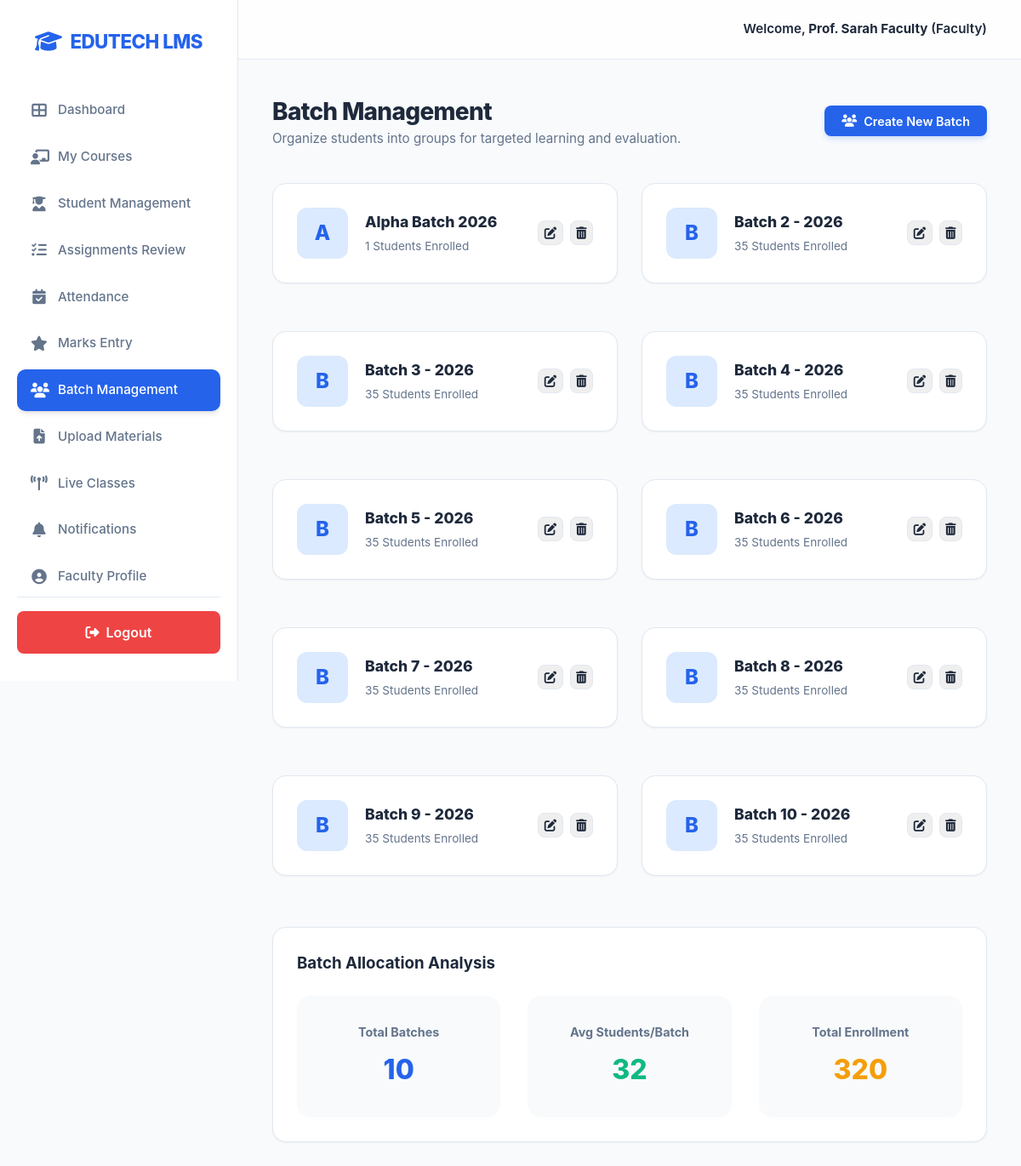
Screenshot of /faculty/batches (signed in) with the database file from the repository.
### tables this page shows
CREATE TABLE batches (
        id INTEGER PRIMARY KEY AUTOINCREMENT,
        name TEXT NOT NULL,
        faculty_id INTEGER,
        FOREIGN KEY (faculty_id) REFERENCES users (id)
    );

### app.py (the view)
@app.route('/faculty/batches')
@login_required(role='faculty')
def faculty_batches():
    conn = get_db()
    batches = conn.execute("""
        SELECT b.*, (SELECT COUNT(*) FROM students WHERE batch_id = b.id) as student_count
        FROM batches b WHERE b.faculty_id = ?
    """, (session['user_id'],)).fetchall()
    conn.close()
    return render_template('faculty_batches.html', batches=batches)

### app.py (called while the page is built)
def login_required(role=None):
    def wrapper(f):
        @wraps(f)
        def decorated_function(*args, **kwargs):
            if 'user_id' not in session:
                return redirect(url_for('login'))
            if role and session.get('role') != role:
                flash('Unauthorized access!', 'danger')
                return redirect(url_for('dashboard'))
            return f(*args, **kwargs)
        return decorated_function
    return wrapper

### database.py (called while the page is built)
def get_db():
    conn = sqlite3.connect(DB_NAME, check_same_thread=False)
    conn.row_factory = sqlite3.Row
    return conn

### templates/faculty_batches.html
{% extends "base.html" %}
{% block content %}
<div style="display: flex; justify-content: space-between; align-items: center; margin-bottom: 2.5rem;">
    <div>
        <h2 style="font-size: 1.75rem; font-weight: 800; color: var(--text-main); letter-spacing: -0.025em;">Batch Management</h2>
        <p style="color: var(--text-muted); font-size: 0.95rem;">Organize students into groups for targeted learning and evaluation.</p>
    </div>
    <button class="btn btn-primary">
        <i class="fas fa-users" style="margin-right: 8px;"></i> Create New Batch
    </button>
</div>
<div class="grid">
    {% for b in batches %}
    <div class="card" style="display: flex; align-items: center; gap: 20px;">
        <div style="width: 60px; height: 60px; border-radius: 12px; background: #DBEAFE; color: var(--primary-color); display: flex; align-items: center; justify-content: center; font-size: 1.5rem; font-weight: 800;">
            {{ b.name[0] }}
        </div>
        <div style="flex: 1;">
            <h4 style="font-size: 1.1rem; font-weight: 800; margin-bottom: 4px;">{{ b.name }}</h4>
            <p style="color: var(--text-muted); font-size: 0.85rem;">{{ b.student_count or 35 }} Students Enrolled</p>
        </div>
        <div style="display: flex; gap: 8px;">
            <button class="btn btn-outline" style="padding: 0.4rem; border: 1px solid var(--border-color); color: var(--text-main);"><i class="fas fa-edit"></i></button>
            <button class="btn btn-outline" style="padding: 0.4rem; border: 1px solid var(--border-color); color: var(--text-main);"><i class="fas fa-trash-alt"></i></button>
        </div>
    </div>
    {% endfor %}
</div>
<div class="card" style="margin-top: 2rem;">
    <h3 style="margin-bottom: 1.5rem;">Batch Allocation Analysis</h3>
    <div style="display: flex; gap: 2rem; align-items: center;">
        <div style="flex: 1; text-align: center; padding: 2rem; background: #F8FAFC; border-radius: 16px;">
            <h4 style="color: var(--text-muted); font-size: 0.9rem; margin-bottom: 10px;">Total Batches</h4>
            <p style="font-size: 2rem; font-weight: 800; color: var(--primary-color);">10</p>
        </div>
        <div style="flex: 1; text-align: center; padding: 2rem; background: #F8FAFC; border-radius: 16px;">
            <h4 style="color: var(--text-muted); font-size: 0.9rem; margin-bottom: 10px;">Avg Students/Batch</h4>
            <p style="font-size: 2rem; font-weight: 800; color: var(--success-color);">32</p>
        </div>
        <div style="flex: 1; text-align: center; padding: 2rem; background: #F8FAFC; border-radius: 16px;">
            <h4 style="color: var(--text-muted); font-size: 0.9rem; margin-bottom: 10px;">Total Enrollment</h4>
            <p style="font-size: 2rem; font-weight: 800; color: var(--accent-color);">320</p>
        </div>
    </div>
</div>
{% endblock %}

### static/css/style.css (style rules this page uses)
:root { --primary-color: #2563EB; --primary-light: #60A5FA; --primary-dark: #1E40AF; --bg-color: #F8FAFC; --card-bg: #FFFFFF; --text-main: #1E293B; --text-muted: #64748B; --border-color: #E2E8F0; --success-color: #10B981; --danger-color: #EF4444; --accent-color: #F59E0B; --shadow-sm: 0 1px 2px 0 rgba(0, 0, 0, 0.05); --shadow: 0 4px 6px -1px rgba(0, 0, 0, 0.1), 0 2px 4px -1px rgba(0, 0, 0, 0.06); --shadow-md: 0 10px 15px -3px rgba(0, 0, 0, 0.1), 0 4px 6px -2px rgba(0, 0, 0, 0.05); }
* { box-sizing: border-box; margin: 0; padding: 0; font-family: 'Inter', 'Segoe UI', system-ui, -apple-system, sans-serif; }
body { background-color: var(--bg-color); color: var(--text-main); display: flex; min-height: 100vh; line-height: 1.5; }
.btn { padding: 0.6rem 1.25rem; border: none; border-radius: 8px; cursor: pointer; font-weight: 600; text-decoration: none; display: inline-flex; align-items: center; justify-content: center; transition: all 0.2s ease; font-size: 0.9rem; }
.btn-primary { background-color: var(--primary-color); color: white; box-shadow: 0 4px 6px -1px rgba(37, 99, 235, 0.2); }
.card { background: var(--card-bg); border-radius: 16px; padding: 1.75rem; box-shadow: var(--shadow-sm); border: 1px solid var(--border-color); margin-bottom: 1.75rem; transition: all 0.3s ease; }
.grid { display: grid; grid-template-columns: repeat(auto-fill, minmax(320px, 1fr)); gap: 1.75rem; }

### rows the page displays
batches: name "A", name "Alpha Batch 2026", id "1"
batches: name "B", name "Batch 2 - 2026", student_count "35"
batches: name "B", name "Batch 3 - 2026", student_count "35"
batches: name "B", name "Batch 4 - 2026", student_count "35"
batches: name "B", name "Batch 5 - 2026", student_count "35"
batches: name "B", name "Batch 6 - 2026", student_count "35"
batches: name "B", name "Batch 7 - 2026", student_count "35"
batches: name "B", name "Batch 8 - 2026", student_count "35"
batches: name "B", name "Batch 9 - 2026", student_count "35"
batches: name "B", name "Batch 10 - 2026", student_count "35"

### other values shown
{{ session.get('name') }} "Prof. Sarah Faculty"
{{ session.get('role')|capitalize }} "Faculty"
